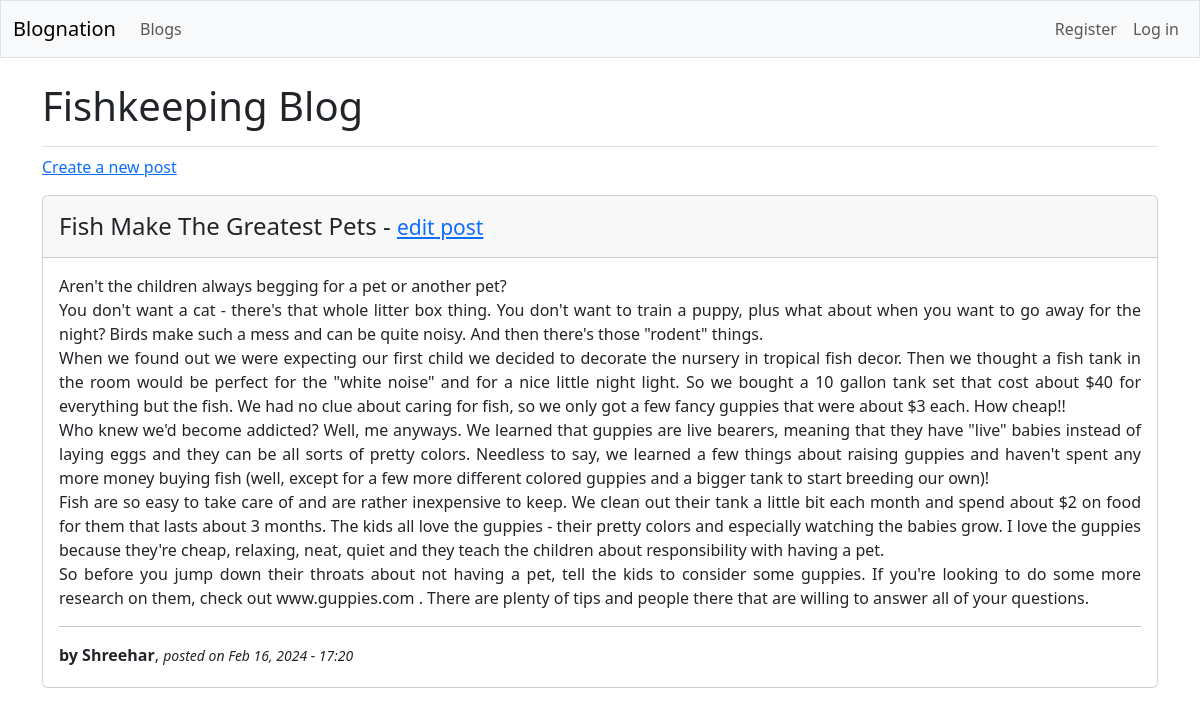
Page /blog/2 on the committed database.
### blogs/models.py (models this page shows, shortened)
class Blog(models.Model):
    name = models.CharField(max_length=100)
    date_added = models.DateTimeField(auto_now_add=True)
    owner = models.ForeignKey(User, on_delete=models.CASCADE)

class Post(models.Model):
    blog = models.ForeignKey(Blog, on_delete=models.CASCADE)
    title = models.CharField(max_length=200)
    content = models.TextField()
    date_added = models.DateTimeField(auto_now_add=True)

### blogs/views.py (the view)
# urls.py: 2. Add a URL to urlpatterns:  path('blog/', include('blog.urls'))
def blog(request, blog_id):
    blog = Blog.objects.get(id=blog_id)
    posts = blog.post_set.order_by('-date_added')
    context = {'blog': blog, 'posts': posts}
    return render(request, 'blogs/blog.html', context)

### blogs/templates/blogs/blog.html
{% extends 'blogs/base.html' %}
{% block page_header %}
<h1>{{ blog.name }}</h1>
{% endblock page_header %}
{% block content %}
<p>
  <a href="{% url 'blogs:new_post' blog.id%}">Create a new post</a>
</p>
{% for post in posts %}
<div class="card mb-3">
  <h4 class="card-header pb-0 pt-3">
    <p>{{ post.title }} - <small><a href="{% url 'blogs:edit_post' post.id%}">edit post</a></small></p>
  </h4>
  <div class="card-body pb-1" style="text-align: justify;">
    {{ post.content|linebreaks }}
    <hr>
    <p><b>by {{post.blog.owner}}</b>, <small><i>posted on {{ post.date_added|date:'M d, Y - H:i' }}</i></small></p>
  </div>
</div>
{% empty %}
<p>No posts have been added to this blog yet.</p>
{% endfor %}
{% endblock content %}

### rows in the picture
Blog: name "Fishkeeping Blog"
Post: title "Fish Make The Greatest Pets", content "Aren't the children always begging for a pet or another pet? You don't want a cat - there's that whole litter box thing. You don't want to train a puppy, plus what about when you want to go away for the night? Birds make such a mess and can be quite noisy. And then there's those \"rodent\" things. When we found out we were expecting our first child we decided to decorate the nursery in tropical fish decor. Then we thought a fish tank in the room would be perfect for the \"white noise\" and for a nice little night light. So we bought a 10 gallon tank set that cost about $40 for everything but the fish. We had no clue about caring for fish, so we only got a few fancy guppies that were about $3…", blog.owner "Shreehar", date_added "Feb 16, 2024 - 17:20"
